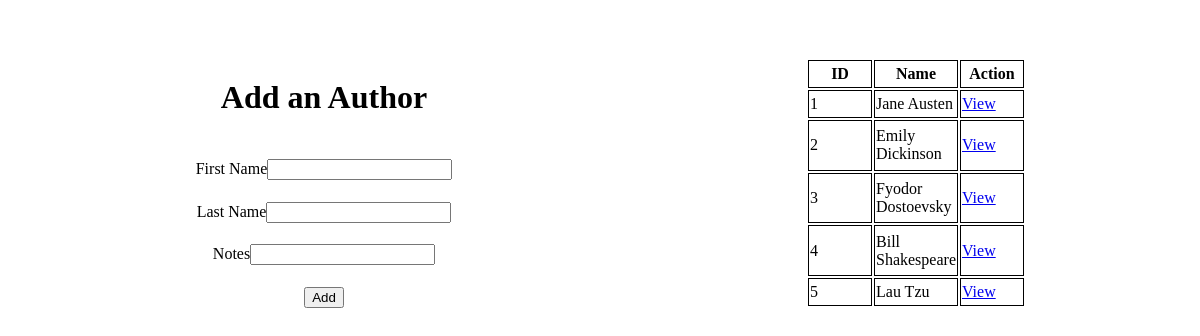
Page /authors on the earlier database version.
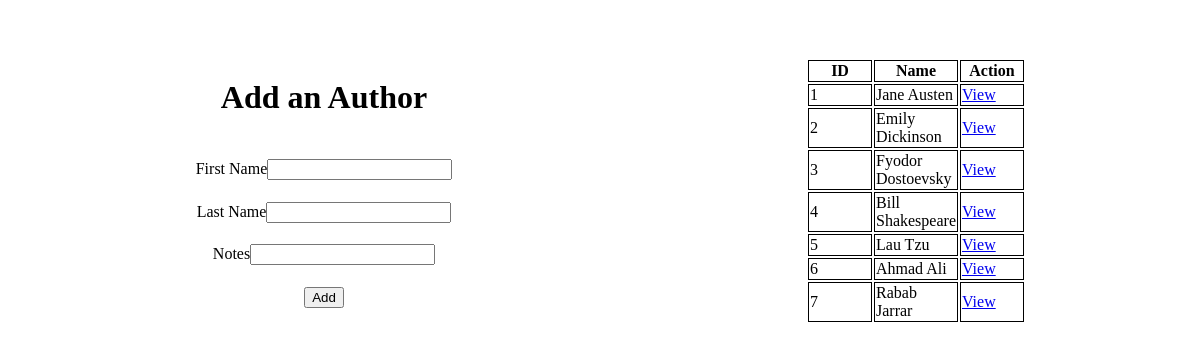
Same page on the later database version.
### app_one/models.py (models this page shows)
class Author(models.Model):
    first_name = models.CharField(max_length=45)
    last_name = models.CharField(max_length=45)
    books = models.ManyToManyField(Book, related_name="authors")
    created_at = models.DateTimeField(auto_now_add=True)
    updated_at = models.DateTimeField(auto_now=True)
    notes = models.TextField()

### app_one/views.py (the view)
# urls.py: path('authors', views.index2),
def index2(request):
    context={
        "all_the_authors" : Author.objects.all(),
    }
    return render(request,'index2.html',context)

### app_one/templates/index2.html (shortened to what this page needs)
<!DOCTYPE html>
<html lang="en">
<head>
    {% load static %}
    <link rel="stylesheet" href="{% static 'style.css' %}">
</head>
<body>
    <main>
        <form action="/add_author" method="post">
            <h1>Add an Author</h1>
            <div><label for="text">First Name</label><input type="text"name="fname"></div>
            <div><label for="text">Last Name</label><input type="text"name="lname"></div>
            <div><label for="text">Notes</label><input type="text"name="note"></div>
            <button>Add</button>
        </form>
        <table>
            <tr>
                <th>ID</th>
                <th>Name</th>
                <th>Action</th>
            </tr>
            {% for author in all_the_authors %}
                <tr>
                    <td>{{author.id}}</td>
                    <td>{{author.first_name}} {{author.last_name}}</td>
                    <td><a href="/authors/{{author.id}}">View</a></td>
                </tr>
            {%endfor%}
        </table>
    </main>
</body>
</html>

### app_one/static/style.css (style rules this page uses)
main { display: flex; justify-content: space-around; padding-top: 50px; }
form { width:300px; height: 250px; display: flex; flex-direction: column; justify-content: space-between; align-items: center; }
th,td { width: 60px; border: 1px solid black; border-collapse: collapse; }

Differences in the rows shown:
added Author: id "6", first_name "Ahmad", last_name "Ali"
added Author: id "7", first_name "Rabab", last_name "Jarrar"
